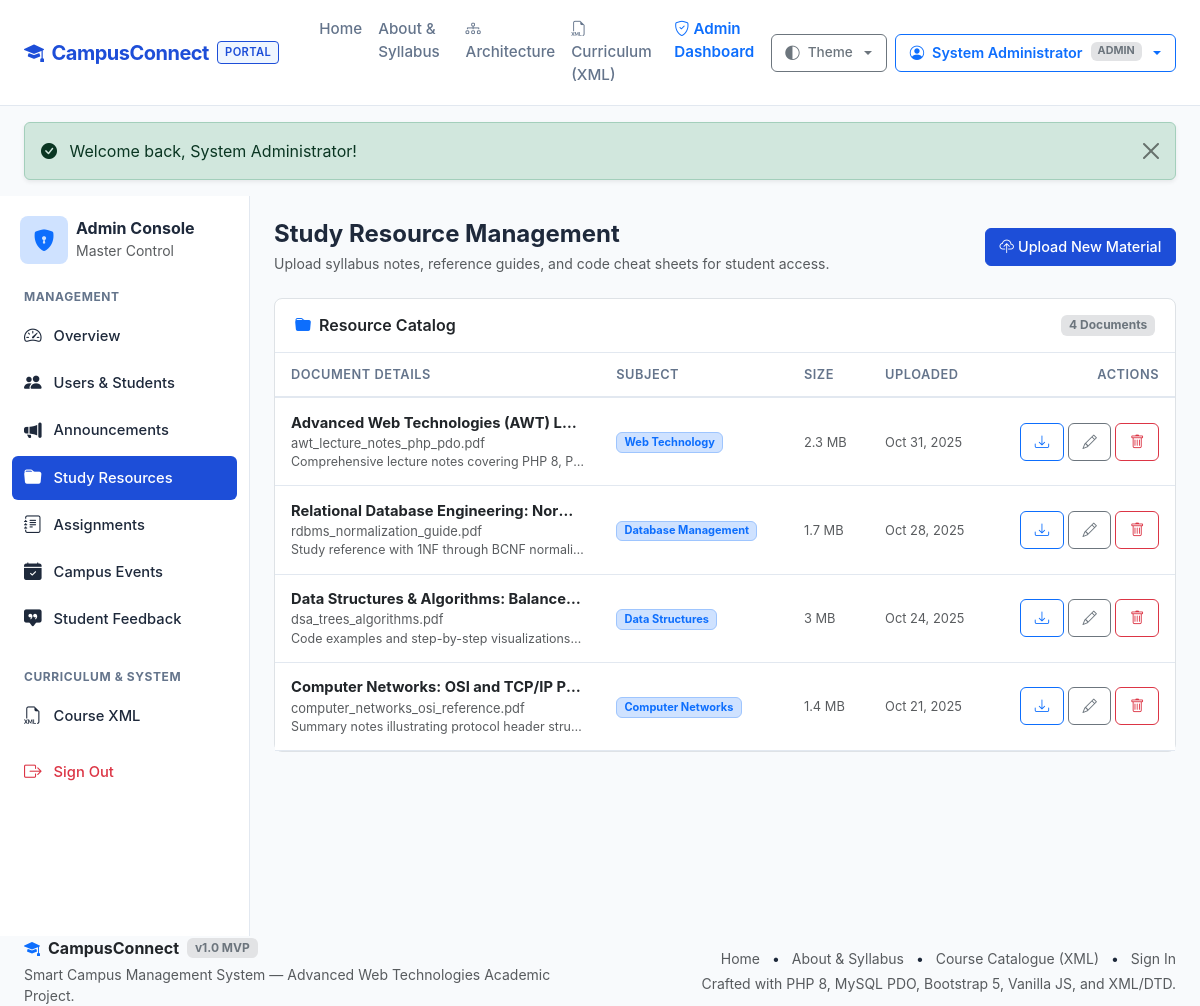
Page /admin/resources.php (signed in) on the committed database.
### tables this page shows
CREATE TABLE `resources` (
  `id` INT AUTO_INCREMENT PRIMARY KEY,
  `title` VARCHAR(200) NOT NULL,
  `subject` VARCHAR(100) NOT NULL,
  `description` TEXT NULL,
  `file_path` VARCHAR(255) NOT NULL,
  `file_name` VARCHAR(255) NOT NULL,
  `file_size` INT NOT NULL DEFAULT 0,
  `file_type` VARCHAR(100) NOT NULL DEFAULT 'application/pdf',
  `uploaded_by` INT NOT NULL,
  `created_at` TIMESTAMP DEFAULT CURRENT_TIMESTAMP,
  FOREIGN KEY (`uploaded_by`) REFERENCES `users`(`id`) ON DELETE CASCADE,
  INDEX `idx_resources_subject` (`subject`),
  INDEX `idx_resources_created` (`created_at`)
);

### includes/functions.php (called while the page is built, shortened)
<?php
function base_url(): string {
    static $base = null;
    if ($base !== null) {
        return $base;
    }
    $scriptName = $_SERVER['SCRIPT_NAME'] ?? '';
    $dir = dirname($scriptName);
    $dir = str_replace('\\', '/', $dir);
    $subfolders = ['/student', '/admin', '/api', '/actions', '/scripts', '/includes', '/xml'];
    foreach ($subfolders as $sub) {
        if (str_ends_with($dir, $sub)) {
            $dir = substr($dir, 0, -strlen($sub));
            break;
        }
    }
    $base = rtrim($dir, '/');
    return $base;
}
function url(string $path = ''): string {
    $cleanPath = ltrim($path, '/');
    $base = base_url();
    return $base . '/' . $cleanPath;
}
function e(?string $string): string {
    return htmlspecialchars($string, ENT_QUOTES | ENT_SUBSTITUTE, 'UTF-8');
}
function time_ago(?string $dateTimeStr): string {
    $timestamp = strtotime($dateTimeStr);
    $diff = time() - $timestamp;
    return date('M d, Y', $timestamp);
}
function format_bytes(int $bytes): string {
    $units = ['B', 'KB', 'MB', 'GB'];
    $i = (int)floor(log($bytes, 1024));
    return round($bytes / pow(1024, $i), 1) . ' ' . $units[$i];
}

### admin/resources.php (the view, shortened to what this page needs)
<?php
require_once dirname(__DIR__) . '/includes/functions.php';
$resources = [];
try {
    $pdo = get_db_connection();
    $stmt = $pdo->query("SELECT id, title, subject, description, file_path, file_name, file_size, file_type, created_at FROM resources ORDER BY created_at DESC");
    $resources = $stmt->fetchAll();
} catch (Exception $e) {
    error_log('Fetch resources error: ' . $e->getMessage());
}
require_once dirname(__DIR__) . '/includes/header.php';
?>
<div class="portal-container">
  <?php require_once dirname(__DIR__) . '/includes/admin_sidebar.php'; ?>
  <main class="portal-content">
    <div class="d-flex flex-wrap justify-content-between align-items-center mb-4 gap-2">
      <div>
        <h4 class="fw-bold mb-1">Study Resource Management</h4>
        <p class="text-muted small mb-0">Upload syllabus notes, reference guides, and code cheat sheets for student access.</p>
      </div>
      <div>
        <button type="button" class="btn btn-primary" data-bs-toggle="modal" data-bs-target="#uploadResourceModal">
          <i class="bi bi-cloud-upload me-1"></i>Upload New Material
        </button>
      </div>
    </div>
    <div class="card card-custom shadow-none border">
      <div class="card-header-clean">
        <span class="text-body"><i class="bi bi-folder-fill text-primary me-2"></i>Resource Catalog</span>
        <span class="badge bg-secondary-subtle text-secondary"><?= count($resources) ?> Documents</span>
      </div>
      <div class="card-body p-0">
        <div class="table-responsive">
          <table class="table table-custom mb-0 align-middle">
            <thead>
              <tr>
                <th>Document Details</th>
                <th>Subject</th>
                <th>Size</th>
                <th>Uploaded</th>
                <th class="text-end">Actions</th>
              </tr>
            </thead>
            <tbody>
              <?php if (empty($resources)): ?>
                <tr>
                  <td colspan="5" class="text-center py-4 text-muted">No study materials found in database.</td>
                </tr>
              <?php else: ?>
                <?php foreach ($resources as $res): ?>
                  <tr>
                    <td style="max-width: 300px;">
                      <div class="fw-bold text-body text-truncate"><?= e($res['title']) ?></div>
                      <small class="text-muted d-block text-truncate"><?= e($res['file_name']) ?></small>
                      <?php if ($res['description']): ?>
                        <small class="text-muted d-block text-truncate" style="font-size: 0.78rem;"><?= e($res['description']) ?></small>
                      <?php endif; ?>
                    </td>
                    <td><span class="badge bg-primary-subtle text-primary border border-primary-subtle"><?= e($res['subject']) ?></span></td>
                    <td><small class="text-muted"><?= format_bytes((int)$res['file_size']) ?></small></td>
                    <td><small class="text-muted"><?= time_ago($res['created_at']) ?></small></td>
                    <td class="text-end">
                      <div class="d-inline-flex gap-1">
                        <a href="<?= url('download.php?id=' . $res['id']) ?>" class="btn btn-sm btn-outline-primary" title="Download">
                          <i class="bi bi-download"></i>
                        </a>
                        <button type="button" class="btn btn-sm btn-outline-secondary" data-bs-toggle="modal" data-bs-target="#editResModal-<?= $res['id'] ?>">
                          <i class="bi bi-pencil"></i>
                        </button>
                        <form method="POST" action="<?= url('admin/resources.php') ?>" class="d-inline">
                          <button type="submit" class="btn btn-sm btn-outline-danger" data-confirm="Are you sure you want to permanently delete '<?= e($res['title']) ?>'?">
                            <i class="bi bi-trash"></i>
                          </button>
                        </form>
                      </div>
                    </td>
                  </tr>
                <?php endforeach; ?>
              <?php endif; ?>
            </tbody>
          </table>
        </div>
      </div>
    </div>
  </main>
</div>
<?php require_once dirname(__DIR__) . '/includes/footer.php'; ?>

### assets/css/style.css (style rules this page uses)
:root { --cc-primary: #1d4ed8; --cc-primary-hover: #1e40af; --cc-primary-subtle: #eff6ff; --cc-accent: #2563eb; --cc-body-bg: #f8fafc; --cc-card-bg: #ffffff; --cc-card-border: #e2e8f0; --cc-text-main: #1e293b; --cc-text-muted: #64748b; --cc-sidebar-bg: #ffffff; --cc-sidebar-border: #e2e8f0; --font-stack: -apple-system, BlinkMacSystemFont, "Segoe UI", Roboto, "Helvetica Neue", Arial, sans-serif; }
body { font-family: var(--font-stack); background-color: var(--cc-body-bg); color: var(--cc-text-main); min-height: 100vh; display: flex; flex-direction: column; -webkit-font-smoothing: antialiased; }
main { flex: 1 0 auto; }
.card-custom { background-color: var(--cc-card-bg); border: 1px solid var(--cc-card-border); border-radius: 8px; box-shadow: 0 1px 3px rgba(0, 0, 0, 0.05); transition: border-color 0.15s ease; }
.card-header-clean { background-color: transparent; border-bottom: 1px solid var(--cc-card-border); padding: 0.9rem 1.25rem; font-weight: 600; display: flex; align-items: center; justify-content: space-between; }
.portal-container { display: flex; min-height: calc(100vh - 60px); }
.portal-content { flex-grow: 1; padding: 1.5rem; max-width: 100%; overflow-x: hidden; }
.table-custom { width: 100%; border-collapse: collapse; }
.table-custom th { font-size: 0.8rem; font-weight: 600; text-transform: uppercase; letter-spacing: 0.04em; color: var(--cc-text-muted); background-color: var(--cc-card-bg); border-bottom: 2px solid var(--cc-card-border); padding: 0.75rem 1rem; }
.table-custom td { padding: 0.85rem 1rem; border-bottom: 1px solid var(--cc-card-border); vertical-align: middle; font-size: 0.92rem; }
.btn { font-weight: 500; border-radius: 6px; padding: 0.45rem 0.85rem; font-size: 0.9rem; }
.btn-primary { background-color: var(--cc-primary); border-color: var(--cc-primary); }

### rows in the picture
resources: title "Advanced Web Technologies (AWT) L…", file_name "awt_lecture_notes_php_pdo.pdf", description "Comprehensive lecture notes covering PHP 8,…", subject "Web Technology", file_size "2.3 MB", created_at "Oct 31, 2025"
resources: title "Relational Database Engineering: Nor…", file_name "rdbms_normalization_guide.pdf", description "Study reference with 1NF through BCNF normali…", subject "Database Management", file_size "1.7 MB", created_at "Oct 28, 2025"
resources: title "Data Structures & Algorithms: Balance…", file_name "dsa_trees_algorithms.pdf", description "Code examples and step-by-step visualizations…", subject "Data Structures", file_size "3 MB", created_at "Oct 24, 2025"
resources: title "Computer Networks: OSI and TCP/IP P…", file_name "computer_networks_osi_reference.pdf", description "Summary notes illustrating protocol header stru…", subject "Computer Networks", file_size "1.4 MB", created_at "Oct 21, 2025"

### other values in the picture
$currentUser['name'] "System Administrator"
$currentUser['role'] "ADMIN"
$flash['message'] "Welcome back, System Administrator!"
count($resources) "4"
